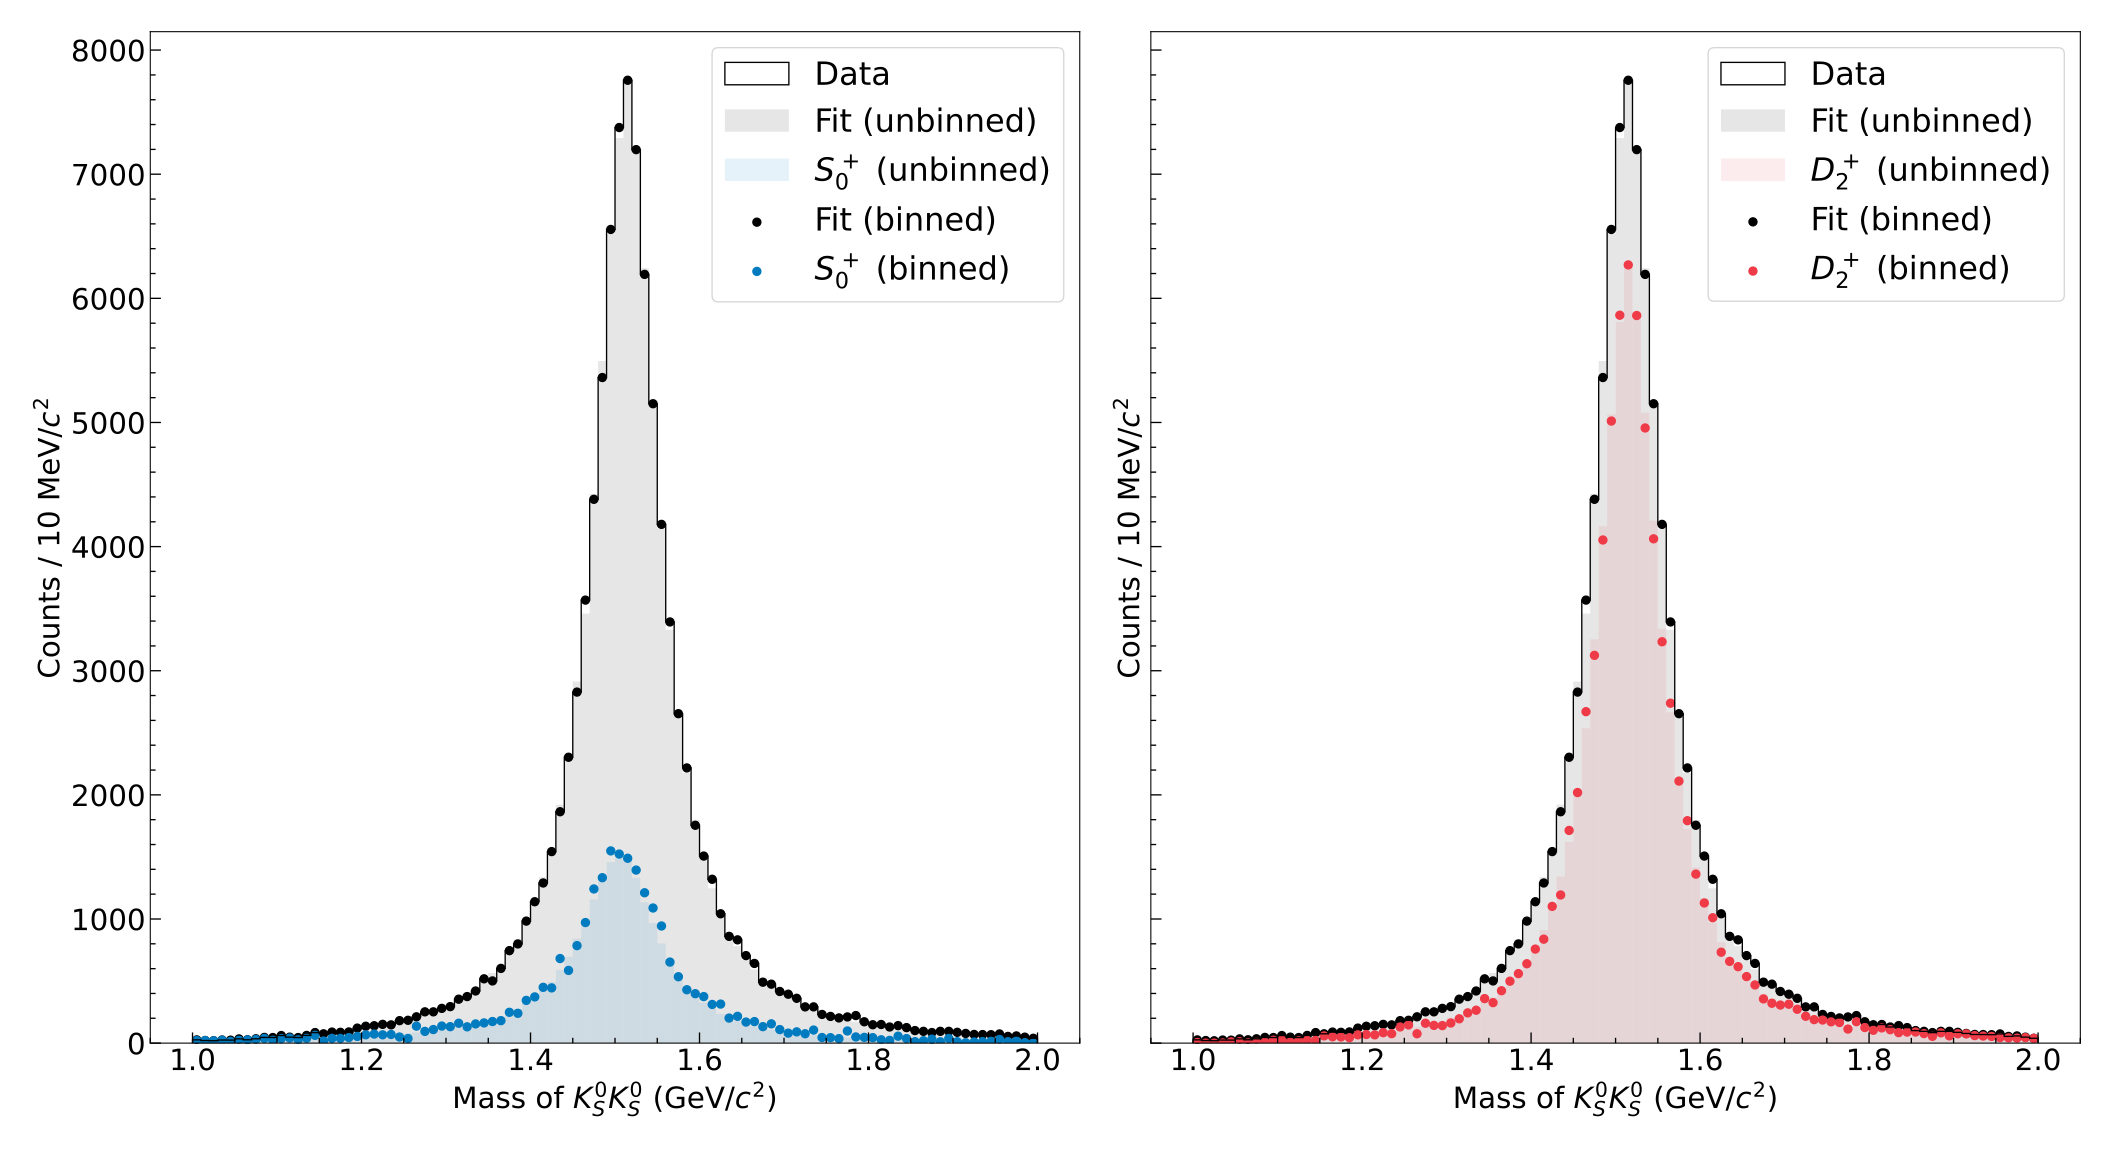

Here is the Python script that generated this plot:
#!/usr/bin/env python3
"""
Usage: example_1.py [-n <nbins>]

Options:
-n <nbins>  Number of bins to use in binned fit and plot [default: 50]
"""

import os
from pathlib import Path
from time import perf_counter

import laddu as ld
import matplotlib.pyplot as plt
import numpy as np
import uncertainties.umath as unp
from docopt import docopt
from rich import print as pprint
from rich.table import Table
from uncertainties import ufloat


def main(bins: int):  # noqa: PLR0915
    script_dir = Path(os.path.realpath(__file__)).parent.resolve()
    data_file = str(script_dir / "data_1.parquet")
    mc_file = str(script_dir / "mc_1.parquet")
    start = perf_counter()
    binned_tot_res, binned_s0p_res, binned_d2p_res = fit_binned(bins, data_file, mc_file)
    tot_weights, s0p_weights, d2p_weights, status, parameters = fit_unbinned(data_file, mc_file)
    end = perf_counter()
    pprint(f"Total time: {end - start:.3f}s")
    print(status)  # noqa: T201

    f0_width = status.x[parameters.index("f0_width")]
    f2_width = status.x[parameters.index("f2_width")]
    f0_re = status.x[parameters.index("S0+ re")]
    f2_re = status.x[parameters.index("D2+ re")]
    f2_im = status.x[parameters.index("D2+ im")]
    if status.err is not None:
        f0_width_err = status.err[parameters.index("f0_width")]
        f2_width_err = status.err[parameters.index("f2_width")]
        f0_re_err = status.err[parameters.index("S0+ re")]
        f2_re_err = status.err[parameters.index("D2+ re")]
        f2_im_err = status.err[parameters.index("D2+ im")]
    else:
        f0_width_err = np.inf
        f2_width_err = np.inf
        f0_re_err = np.inf
        f2_re_err = np.inf
        f2_im_err = np.inf

    u_f0_re = ufloat(f0_re, f0_re_err)
    u_f2_re = ufloat(f2_re, f2_re_err)
    u_f2_im = ufloat(f2_im, f2_im_err)
    sd_ratio = u_f0_re / unp.sqrt(unp.pow(u_f2_re, 2) + unp.pow(u_f2_im, 2))  # pyright: ignore
    sd_phase = unp.atan2(u_f2_im, u_f2_re)  # pyright: ignore

    table = Table("", "f0(1500) Width", "f2'(1525) Width", "S/D Ratio", "S-D Phase")
    table.add_row("Truth", "0.11200", "0.08600", f"{100 / np.sqrt(50**2 + 50**2):.5f}", f"{np.atan2(50, 50):.5f}")
    table.add_row(
        "Fit",
        f"{f0_width:.5f} ± {f0_width_err:.5f}",
        f"{f2_width:.5f} ± {f2_width_err:.5f}",
        f"{sd_ratio.n:.5f} ± {sd_ratio.s:.5f}",
        f"{sd_phase.n:.5f} ± {sd_phase.s:.5f}",
    )
    pprint(table)

    res_mass = ld.Mass([2, 3])
    data_ds = ld.open("./data_1.parquet")
    accmc_ds = ld.open("./mc_1.parquet")

    m_data = res_mass.value_on(data_ds)
    m_accmc = res_mass.value_on(accmc_ds)

    font = {"family": "DejaVu Sans", "weight": "normal", "size": 22}
    plt.rc("font", **font)
    plt.rc("axes", titlesize=48)
    plt.rc("legend", fontsize=24)
    plt.rc("xtick", direction="in")
    plt.rc("ytick", direction="in")
    plt.rcParams["xtick.minor.visible"] = True
    plt.rcParams["xtick.minor.size"] = 4
    plt.rcParams["xtick.minor.width"] = 1
    plt.rcParams["xtick.major.size"] = 8
    plt.rcParams["xtick.major.width"] = 1
    plt.rcParams["ytick.minor.visible"] = True
    plt.rcParams["ytick.minor.size"] = 4
    plt.rcParams["ytick.minor.width"] = 1
    plt.rcParams["ytick.major.size"] = 8
    plt.rcParams["ytick.major.width"] = 1

    red = "#EF3A47"
    blue = "#007BC0"
    black = "#000000"

    _, ax = plt.subplots(ncols=2, sharey=True, figsize=(22, 12))
    _, edges, _ = ax[0].hist(m_data, bins=bins, range=(1, 2), color=black, histtype="step", label="Data")
    ax[1].hist(m_data, bins=bins, range=(1, 2), color=black, histtype="step", label="Data")
    ax[0].hist(
        m_accmc,
        weights=tot_weights,
        bins=bins,
        range=(1, 2),
        color=black,
        alpha=0.1,
        label="Fit (unbinned)",
    )
    ax[1].hist(
        m_accmc,
        weights=tot_weights,
        bins=bins,
        range=(1, 2),
        color=black,
        alpha=0.1,
        label="Fit (unbinned)",
    )
    ax[0].hist(
        m_accmc,
        weights=s0p_weights,
        bins=bins,
        range=(1, 2),
        color=blue,
        alpha=0.1,
        label="$S_0^+$ (unbinned)",
    )
    ax[1].hist(
        m_accmc,
        weights=d2p_weights,
        bins=bins,
        range=(1, 2),
        color=red,
        alpha=0.1,
        label="$D_2^+$ (unbinned)",
    )
    centers = (edges[1:] + edges[:-1]) / 2
    ax[0].scatter(centers, binned_tot_res, color=black, label="Fit (binned)")
    ax[1].scatter(centers, binned_tot_res, color=black, label="Fit (binned)")
    ax[0].scatter(centers, binned_s0p_res, color=blue, label="$S_0^+$ (binned)")
    ax[1].scatter(centers, binned_d2p_res, color=red, label="$D_2^+$ (binned)")

    ax[0].legend()
    ax[1].legend()
    ax[0].set_ylim(0)
    ax[1].set_ylim(0)
    ax[0].set_xlabel("Mass of $K_S^0 K_S^0$ (GeV/$c^2$)")
    ax[1].set_xlabel("Mass of $K_S^0 K_S^0$ (GeV/$c^2$)")
    bin_width = int(1000 / bins)
    ax[0].set_ylabel(f"Counts / {bin_width} MeV/$c^2$")
    ax[1].set_ylabel(f"Counts / {bin_width} MeV/$c^2$")
    plt.tight_layout()
    plt.savefig("example_1.svg")


def fit_binned(bins: int, data_file: str, mc_file: str):
    res_mass = ld.Mass([2, 3])
    angles = ld.Angles(0, [1], [2], [2, 3])
    polarization = ld.Polarization(0, [1])
    data_ds_binned = ld.open_binned(data_file, res_mass, bins, (1.0, 2.0))
    accmc_ds_binned = ld.open_binned(mc_file, res_mass, bins, (1.0, 2.0))
    manager = ld.Manager()
    z00p = manager.register(ld.Zlm("Z00+", 0, 0, "+", angles, polarization))
    z22p = manager.register(ld.Zlm("Z22+", 2, 2, "+", angles, polarization))
    s0p = manager.register(ld.Scalar("S0+", ld.parameter("S0+ re")))
    d2p = manager.register(ld.ComplexScalar("D2+", ld.parameter("D2+ re"), ld.parameter("D2+ im")))
    pos_re = (s0p * z00p.real() + d2p * z22p.real()).norm_sqr()
    pos_im = (s0p * z00p.imag() + d2p * z22p.imag()).norm_sqr()
    model = pos_re + pos_im

    tot_res = []
    s0p_res = []
    d2p_res = []

    rng = np.random.default_rng()

    for ibin in range(bins):
        nll = ld.NLL(manager, data_ds_binned[ibin], accmc_ds_binned[ibin], model)
        p0 = rng.uniform(-1000.0, 1000.0, len(nll.parameters))
        status = nll.minimize(p0)

        tot_res.append(nll.project(status.x).sum())
        nll.isolate(["Z00+", "S0+"])
        s0p_res.append(nll.project(status.x).sum())
        nll.isolate(["Z22+", "D2+"])
        d2p_res.append(nll.project(status.x).sum())
    return (tot_res, s0p_res, d2p_res)


def fit_unbinned(data_file: str, mc_file: str):
    res_mass = ld.Mass([2, 3])
    angles = ld.Angles(0, [1], [2], [2, 3])
    polarization = ld.Polarization(0, [1])
    data_ds = ld.open(data_file)
    accmc_ds = ld.open(mc_file)
    manager = ld.Manager()
    z00p = manager.register(ld.Zlm("Z00+", 0, 0, "+", angles, polarization))
    z22p = manager.register(ld.Zlm("Z22+", 2, 2, "+", angles, polarization))
    bw_f01500 = manager.register(
        ld.BreitWigner(
            "f0(1500)", ld.constant(1.506), ld.parameter("f0_width"), 0, ld.Mass([2]), ld.Mass([3]), res_mass
        )
    )
    bw_f21525 = manager.register(
        ld.BreitWigner(
            "f2(1525)", ld.constant(1.517), ld.parameter("f2_width"), 2, ld.Mass([2]), ld.Mass([3]), res_mass
        )
    )
    s0p = manager.register(ld.Scalar("S0+", ld.parameter("S0+ re")))
    d2p = manager.register(ld.ComplexScalar("D2+", ld.parameter("D2+ re"), ld.parameter("D2+ im")))
    pos_re = (s0p * bw_f01500 * z00p.real() + d2p * bw_f21525 * z22p.real()).norm_sqr()
    pos_im = (s0p * bw_f01500 * z00p.imag() + d2p * bw_f21525 * z22p.imag()).norm_sqr()
    model = pos_re + pos_im

    nll = ld.NLL(manager, data_ds, accmc_ds, model)
    p0 = [0.8, 0.5, 100, 50, 50]
    bounds = [
        (0.001, 1.0),
        (0.001, 1.0),
        (-1000.0, 1000.0),
        (-1000.0, 1000.0),
        (-1000.0, 1000.0),
    ]
    status = nll.minimize(p0, bounds=bounds)

    tot_weights = nll.project(status.x)
    nll.isolate(["S0+", "Z00+", "f0(1500)"])
    s0p_weights = nll.project(status.x)
    nll.isolate(["D2+", "Z22+", "f2(1525)"])
    d2p_weights = nll.project(status.x)

    return (tot_weights, s0p_weights, d2p_weights, status, nll.parameters)


if __name__ == "__main__":
    args = docopt(__doc__)  # pyright: ignore
    main(int(args["-n"]))
